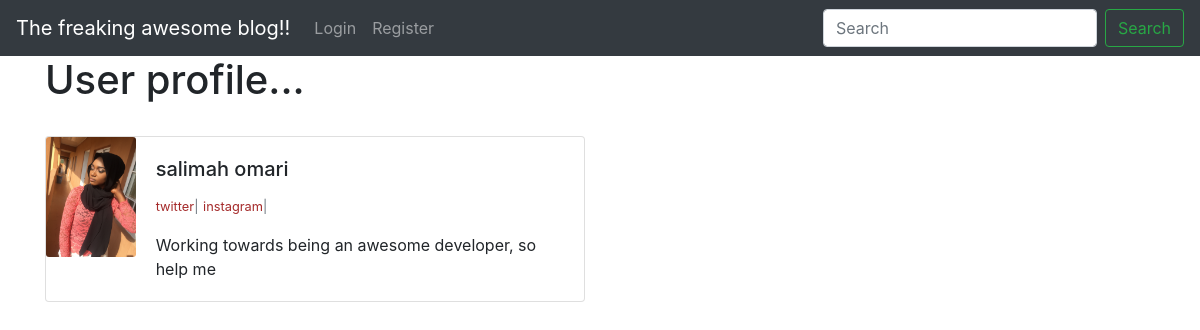
The app's page /members/2/ with its own data.
### theblog/models.py (models this page shows, shortened)
class Profile(models.Model):
    user=models.OneToOneField(User, null=True, on_delete=models.CASCADE)
    bio= models.TextField()
    profile_pic= models.ImageField(null= True, blank= True, upload_to='images/')
    twitter= models.CharField(max_length=255, null=True, blank=True)
    instagram= models.CharField(max_length=255, null=True, blank=True)
    facebook= models.CharField(max_length=255, null=True, blank=True)

### members/views.py (the view)
# urls.py: path('<int:pk>/',Profile_page.as_view(), name='profile_page'),
class Profile_page(DetailView):
    model = Profile
    template_name = 'registration/user_profile.html'
    def get_context_data(self, *args, **kwargs):
        context = super(Profile_page,self).get_context_data(*args, **kwargs)
        page_user=get_object_or_404(Profile, id= self.kwargs['pk'])
        context['page_user'] = page_user
        return context

### members/templates/registration/user_profile.html (shortened to what this page needs)
{% extends 'base.html' %}
{% load static %}
{% block content %}
<h1>User profile...</h1>
<br>
<div class="card mb-3" style="max-width: 540px;">
    <div class="row no-gutters">
      <div class="col-md-2">
        {% if page_user.profile_pic %}
          <img src="{{ page_user.profile_pic.url }}" class="card-img"  >
        {% else %}
          <img src="{% static 'theblog/images/default-profile-picture1.jpg' %}" class="card-img"  >
        {% endif %}
      </div>
      <div class="col-md-10">
        <div class="card-body">
          <h5 class="card-title">
              {{page_user.user.first_name}}
            {{page_user.user.last_name}}</h5>
            <p class="card-text">
                {% if page_user.twitter %}
                    <small class="text-muted"><a href="{{ page_user.twitter }}">twitter</a>|</small>
                {% endif %}
                {% if page_user.instagram %}
                    <small class="text-muted"><a href="{{page_user.instagram}}">instagram</a>|</small>
                {% endif %}
            </p>
          <p class="card-text">{{page_user.bio}}</p>
        </div>
      </div>
    </div>
  </div>
{% endblock %}

### theblog/templates/base.html (style rules this page uses)
a { color: brown; }

### records on screen
Profile: profile_pic (picture), user.first_name "salimah", user.last_name "omari", bio "Working towards being an awesome developer, so help me"
